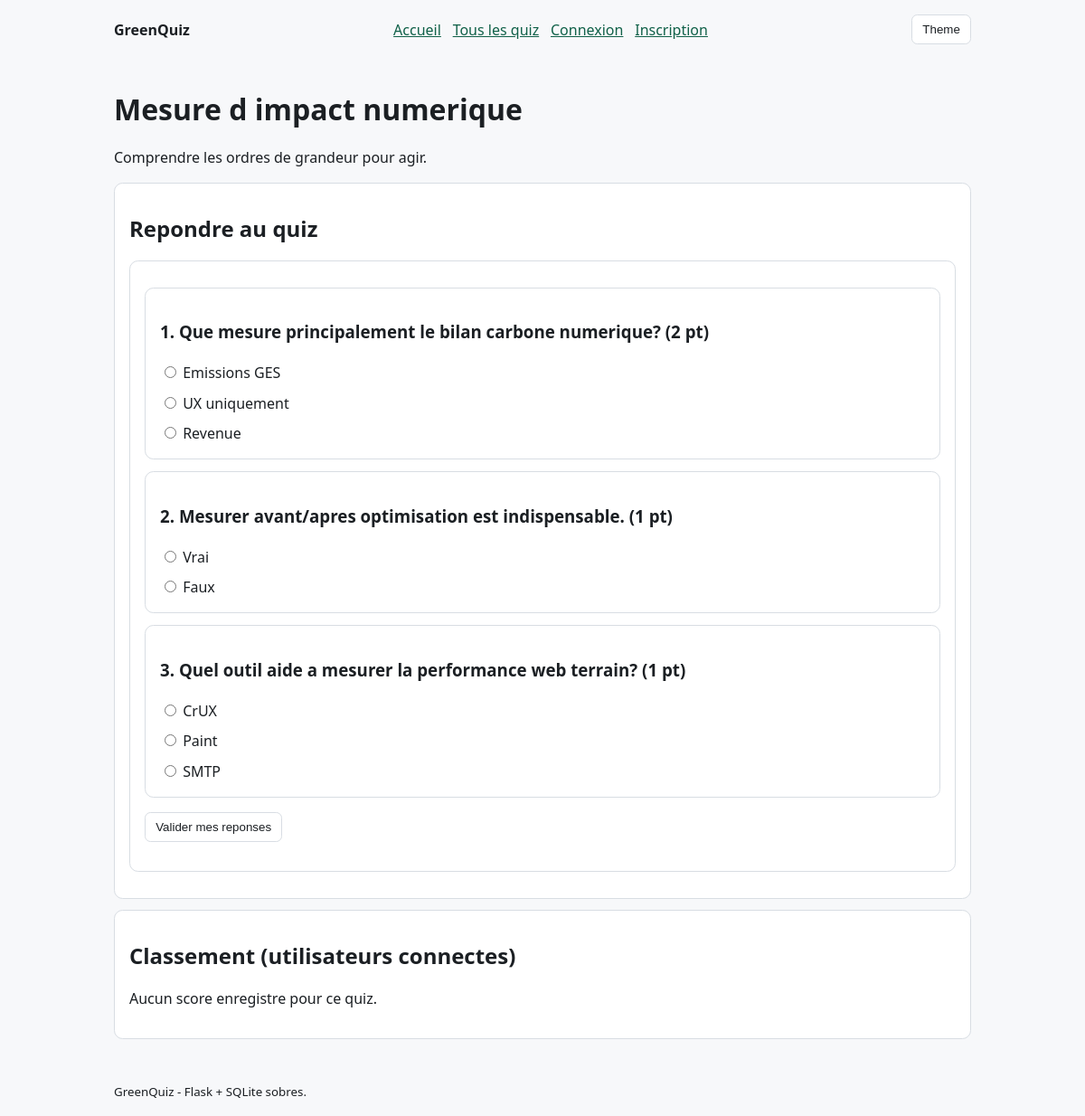
Screenshot of /quizzes/9 with the database file from the repository.
### tables this page shows
CREATE TABLE quizzes (
            id INTEGER PRIMARY KEY AUTOINCREMENT,
            titre TEXT NOT NULL,
            description TEXT NOT NULL,
            id_createur INTEGER NOT NULL,
            date_creation TEXT NOT NULL DEFAULT CURRENT_TIMESTAMP,
            difficulte TEXT NOT NULL CHECK(difficulte IN ('facile', 'moyen', 'difficile')),
            categorie TEXT NOT NULL,
            est_publique INTEGER NOT NULL DEFAULT 1,
            nombre_questions INTEGER NOT NULL DEFAULT 0,
            FOREIGN KEY(id_createur) REFERENCES users(id) ON DELETE CASCADE
        );

CREATE TABLE questions (
            id INTEGER PRIMARY KEY AUTOINCREMENT,
            id_quiz INTEGER NOT NULL,
            texte TEXT NOT NULL,
            type TEXT NOT NULL CHECK(type IN ('QCM', 'vrai/faux', 'reponse_courte')),
            reponses_possibles TEXT,
            reponse_correcte TEXT NOT NULL,
            points INTEGER NOT NULL DEFAULT 1,
            FOREIGN KEY(id_quiz) REFERENCES quizzes(id) ON DELETE CASCADE
        );

### app.py (the view)
@app.route("/quizzes/<int:quiz_id>")
def quiz_play(quiz_id: int):
    db = get_db()
    quiz = db.execute(
        """
        SELECT q.id, q.titre, q.description, q.id_createur, q.est_publique
        FROM quizzes q
        WHERE q.id = ? LIMIT 1
        """,
        (quiz_id,),
    ).fetchone()
    if not quiz:
        abort(404)
    user = current_user()
    if not quiz["est_publique"] and not can_manage_quiz(quiz, user):
        abort(403)
    questions = db.execute(
        "SELECT id, texte, type, reponses_possibles, points FROM questions WHERE id_quiz = ? ORDER BY id",
        (quiz_id,),
    ).fetchall()
    parsed_questions = []
    for row in questions:
        choices = []
        if row["type"] == "QCM" and row["reponses_possibles"]:
            try:
                choices = json.loads(row["reponses_possibles"])
            except json.JSONDecodeError:
                choices = []
        parsed_questions.append(
            {
                "id": row["id"],
                "texte": row["texte"],
                "type": row["type"],
                "points": row["points"],
                "choices": choices,
            }
        )
    leaderboard = db.execute(
        """
        SELECT u.username, s.score
        FROM sessions_quiz s
        JOIN users u ON u.id = s.id_utilisateur
        WHERE s.id_quiz = ?
        ORDER BY s.score DESC, s.created_at DESC
        LIMIT 20
        """,
        (quiz_id,),
    ).fetchall()
    return render_template("quiz_play.html", quiz=quiz, questions=parsed_questions, leaderboard=leaderboard)

### app.py (called while the page is built)
@app.context_processor
def inject_site_css():
    return {"site_css": SITE_CSS}

def get_db() -> sqlite3.Connection:
    if "db" not in g:
        g.db = sqlite3.connect(DB_PATH)
        g.db.row_factory = sqlite3.Row
    return g.db

def current_user():
    uid = session.get("uid")
    if not uid:
        return None
    return get_db().execute(
        "SELECT id, email, username, is_admin FROM users WHERE id = ? LIMIT 1", (uid,)
    ).fetchone()

@app.context_processor
def inject_user():
    return {"user": current_user()}

### templates/quiz_play.html
{% extends 'base.html' %}
{% block content %}
<h1>{{ quiz['titre'] }}</h1>
<p>{{ quiz['description'] }}</p>
<section>
  <h2>Repondre au quiz</h2>
  <form method="post" action="{{ url_for('quiz_submit', quiz_id=quiz['id']) }}">
    {% for q in questions %}
    <article>
      <h3>{{ loop.index }}. {{ q['texte'] }} ({{ q['points'] }} pt)</h3>
      {% if q['type'] == 'QCM' %}
        {% for choice in q['choices'] %}
        <label>
          <input type="radio" name="q_{{ q['id'] }}" value="{{ choice }}" required>
          {{ choice }}
        </label>
        {% endfor %}
      {% elif q['type'] == 'vrai/faux' %}
        <label><input type="radio" name="q_{{ q['id'] }}" value="vrai" required> Vrai</label>
        <label><input type="radio" name="q_{{ q['id'] }}" value="faux" required> Faux</label>
      {% else %}
        <input name="q_{{ q['id'] }}" placeholder="Votre reponse" required>
      {% endif %}
    </article>
    {% endfor %}
    <p><button type="submit">Valider mes reponses</button></p>
  </form>
</section>
<section>
  <h2>Classement (utilisateurs connectes)</h2>
  {% if leaderboard %}
    {% for row in leaderboard %}
    <p>{{ row['username'] }} - {{ row['score'] }}</p>
    {% endfor %}
  {% else %}
    <p>Aucun score enregistre pour ce quiz.</p>
  {% endif %}
</section>
{% endblock %}

### rows the page displays
quizzes: titre "Mesure d impact numerique", description "Comprendre les ordres de grandeur pour agir."
questions: texte "Que mesure principalement le bilan carbone numerique?", points "2", choice "Emissions GES" "UX uniquement" "Revenue"
questions: texte "Mesurer avant/apres optimisation est indispensable.", points "1"
questions: texte "Quel outil aide a mesurer la performance web terrain?", points "1", choice "CrUX" "Paint" "SMTP"
